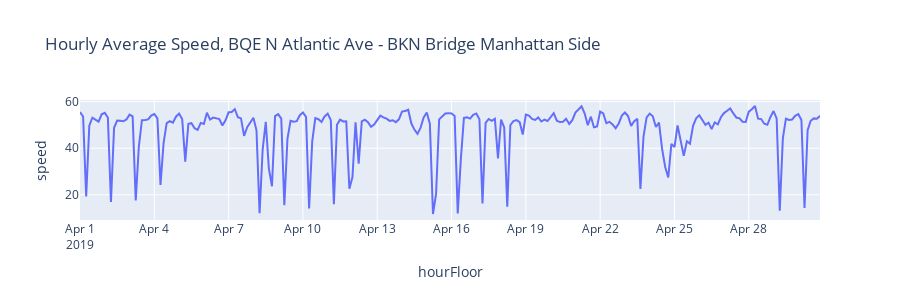
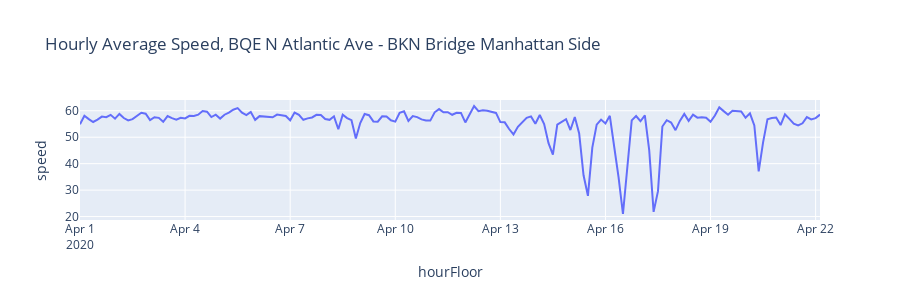

Notebook code cell kept with these figures, in order:
### Code cell
# filter for highway segment id and date range SIE E CLOVE ROAD - FINGERBOARD ROAD

def speedchart(df, title):
    chartdata = df
    
    chartdata['hourFloor'] = chartdata['timestamp'].dt.floor('3H')

    hourly_avg = chartdata.groupby('hourFloor').speed.mean()


    hourly_avg = hourly_avg.to_frame()

    hourly_avg.reset_index(inplace=True)
    
    fig = px.line(hourly_avg, x="hourFloor", y="speed", title='Average Speed Across 3-Hour Intervals', height=300)
    fig.show()


SIE19 = april19[(april19['id'] == 376)]
SIE20 = april20[(april20['id'] == 376)]


speedchart(SIE19, 'BQE N Atlantic Ave - BKN Bridge Manhattan Side')


speedchart(SIE20, 'BQE N Atlantic Ave - BKN Bridge Manhattan Side')

### Figure 1 — Plotly figure (JSON) as saved in the notebook; plotly's stock layout.template omitted (floating-point values rounded to 4 significant figures; data arrays with more than 128 entries replaced by an {"elided": "..."} marker saying what was removed)
{"data": [{"hoverlabel": {"namelength": 0}, "hovertemplate": "hourFloor=%{x}<br>speed=%{y}", "legendgroup": "", "line": {"color": "#636efa", "dash": "solid"}, "mode": "lines", "name": "", "showlegend": false, "type": "scatter", "x": {"elided": "240 str values"}, "xaxis": "x", "y": {"elided": "240 float values"}, "yaxis": "y"}], "layout": {"height": 300, "legend": {"tracegroupgap": 0}, "title": {"text": "Hourly Average Speed, BQE N Atlantic Ave - BKN Bridge Manhattan Side"}, "xaxis": {"anchor": "y", "domain": [0, 1], "title": {"text": "hourFloor"}}, "yaxis": {"anchor": "x", "domain": [0, 1], "title": {"text": "speed"}}}}

### Figure 2 — Plotly figure (JSON) as saved in the notebook; plotly's stock layout.template omitted (floating-point values rounded to 4 significant figures; data arrays with more than 128 entries replaced by an {"elided": "..."} marker saying what was removed)
{"data": [{"hoverlabel": {"namelength": 0}, "hovertemplate": "hourFloor=%{x}<br>speed=%{y}", "legendgroup": "", "line": {"color": "#636efa", "dash": "solid"}, "mode": "lines", "name": "", "showlegend": false, "type": "scatter", "x": {"elided": "170 str values"}, "xaxis": "x", "y": {"elided": "170 float values"}, "yaxis": "y"}], "layout": {"height": 300, "legend": {"tracegroupgap": 0}, "title": {"text": "Hourly Average Speed, BQE N Atlantic Ave - BKN Bridge Manhattan Side"}, "xaxis": {"anchor": "y", "domain": [0, 1], "title": {"text": "hourFloor"}}, "yaxis": {"anchor": "x", "domain": [0, 1], "title": {"text": "speed"}}}}
